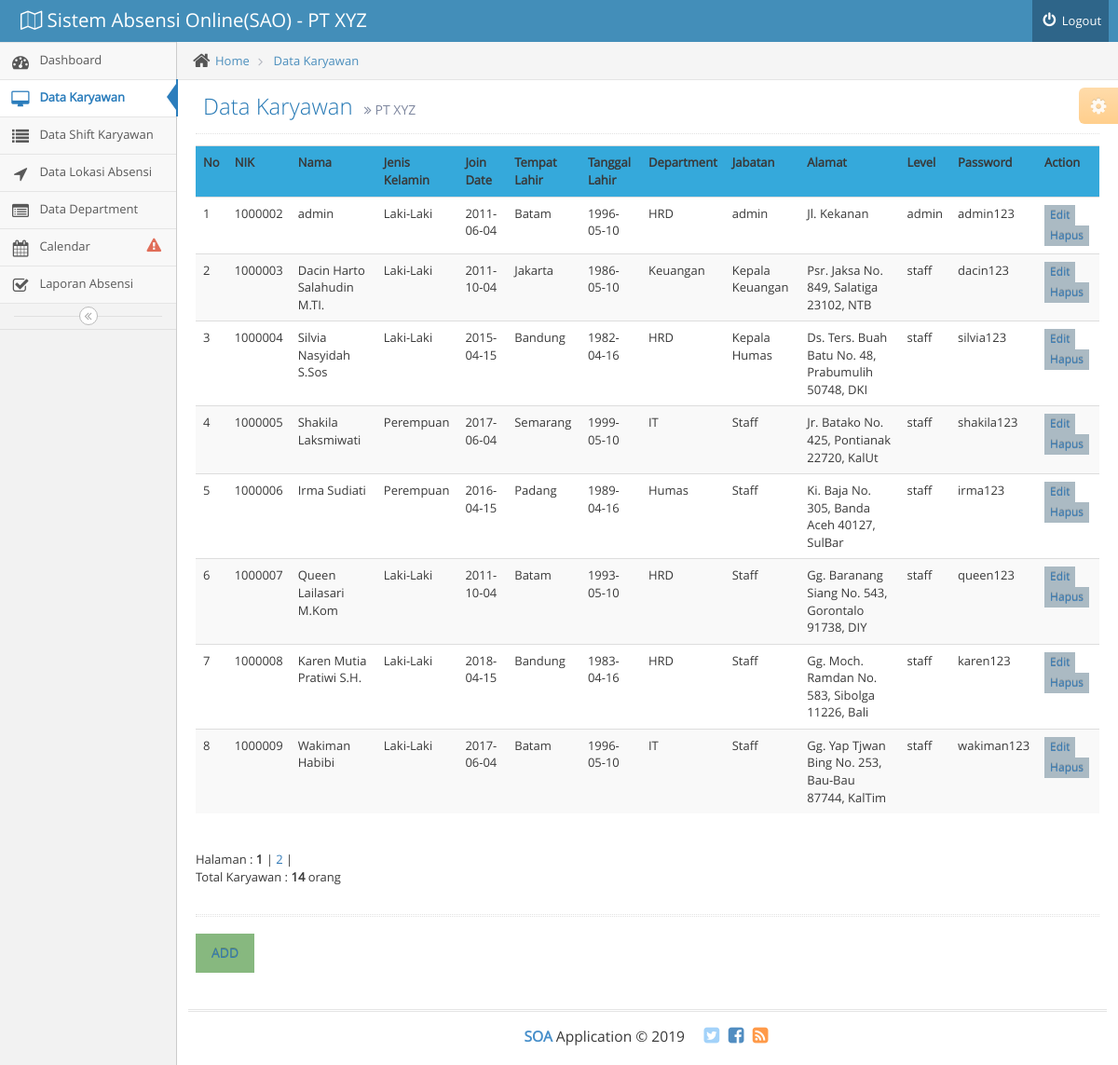
Page /admin/data_karyawan.php (signed in) on the committed database.
### tables this page shows
CREATE TABLE `karyawan` (
  `nik` int(7) NOT NULL,
  `nama` varchar(50) NOT NULL,
  `jenis_kelamin` varchar(50) NOT NULL,
  `join_date` date NOT NULL,
  `tempat_lahir` varchar(50) NOT NULL,
  `tanggal_lahir` date NOT NULL,
  `id_department` int(7) NOT NULL,
  `alamat` varchar(50) NOT NULL,
  `jabatan` varchar(50) NOT NULL,
  `level` varchar(50) NOT NULL,
  `password` varchar(50) NOT NULL
);

CREATE TABLE `department` (
  `id_department` int(7) NOT NULL,
  `nama_department` varchar(50) NOT NULL
);

### admin/data_karyawan.php (the view, shortened to what this page needs)
<!DOCTYPE html>
<html lang="en">
	<head>
		<link rel="stylesheet" href="../assets/css/bootstrap.min.css" />
		<link rel="stylesheet" href="../assets/font-awesome/4.5.0/css/font-awesome.min.css" />
		<link rel="stylesheet" href="../assets/css/ace.min.css" class="ace-main-stylesheet" id="main-ace-style" />
		<link rel="stylesheet" href="../assets/css/ace-skins.min.css" />
		<link rel="stylesheet" href="../assets/css/ace-rtl.min.css" />
		<?php
		include"../koneksi.php";
		?>
	</head>
	<body class="no-skin">
		<div id="navbar" class="navbar navbar-default          ace-save-state">
			<div class="navbar-container ace-save-state" id="navbar-container">
				<div class="navbar-header pull-left">
					<a href="index.php" class="navbar-brand">
						<small>
							<i class="ace-icon fa fa-map-o"></i>
							Sistem Absensi Online(SAO) - PT XYZ
						</small>
					</a>
				</div>
				<div class="navbar-buttons navbar-header pull-right" role="navigation">
					<ul class="nav ace-nav">
						<li>
							<a href="logout.php">
								<i class="ace-icon fa fa-power-off"></i>
								Logout
							</a>
						</li>
					</ul>
				</div>
			</div>
		</div>
		<div class="main-container ace-save-state" id="main-container">
			<div id="sidebar" class="sidebar                  responsive                    ace-save-state">
				<ul class="nav nav-list">
					<li class="">
						<a href="index.php">
							<i class="menu-icon fa fa-tachometer"></i>
							<span class="menu-text"> Dashboard </span>
						</a>
					</li>
					<li class="active">
						<a href="data_karyawan.php">
							<i class="menu-icon fa fa-desktop"></i>
							<span class="menu-text">
								Data Karyawan
							</span>
						</a>
					<li class="">
						<a href="data_shift_karyawan.php">
							<i class="menu-icon fa fa-list"></i>
							<span class="menu-text"> Data Shift Karyawan </span>
						</a>
					<li class="">
						<a href="data_lokasi_absensi.php">
							<i class="menu-icon fa fa-location-arrow"></i>
							<span class="menu-text"> Data Lokasi Absensi </span>
						</a>
					<li class="">
						<a href="data_department.php">
							<i class="menu-icon fa fa-list-alt"></i>
							<span class="menu-text"> Data Department </span>
						</a>
					</li>
					<li class="">
						<a href="calendar.php">
							<i class="menu-icon fa fa-calendar"></i>
							<span class="menu-text">
								Calendar
								<span class="badge badge-transparent tooltip-error" title="See Important Events">
									<i class="ace-icon fa fa-exclamation-triangle red bigger-130"></i>
								</span>
							</span>
						</a>
					</li>
					<li class="">
						<a href="laporan_absensi.php">
							<i class="menu-icon  fa fa-check-square-o"></i>
							<span class="menu-text">
								Laporan Absensi
							</span>
						</a>
					</li>
				</ul>
				<div class="sidebar-toggle sidebar-collapse" id="sidebar-collapse">
					<i id="sidebar-toggle-icon" class="ace-icon fa fa-angle-double-left ace-save-state" data-icon1="ace-icon fa fa-angle-double-left" data-icon2="ace-icon fa fa-angle-double-right"></i>
				</div>
			</div>
			<div class="main-content">
				<div class="main-content-inner">
					<div class="breadcrumbs ace-save-state" id="breadcrumbs">
						<ul class="breadcrumb">
							<li>
								<i class="ace-icon fa fa-home home-icon"></i>
								<a href="#">Home</a>
							</li>
							<li>
								<a href="#">Data Karyawan</a>
							</li>
						</ul>
					</div>
					<div class="page-content">
						<div class="ace-settings-container" id="ace-settings-container">
							<div class="btn btn-app btn-xs btn-warning ace-settings-btn" id="ace-settings-btn">
								<i class="ace-icon fa fa-cog bigger-130"></i>
							</div>
						</div>
						<div class="page-header">
							<h1>
								Data Karyawan
								<small>
									<i class="ace-icon fa fa-angle-double-right"></i>
									PT XYZ
								</small>
							</h1>
						</div>
						<div class="row">
							<div class="col-xs-12">
<div class="table-responsive">
								<table class="table table-striped">
    					<tr style="background: #35A9DB;">
								<th class="th-sm">No</th>
								<th class="th-sm">NIK</th>
				        <th class="th-sm">Nama</th>
				        <th class="th-sm">Jenis Kelamin</th>
				        <th class="th-sm">Join Date</th>
				        <th class="th-sm">Tempat Lahir</th>
				        <th class="th-sm">Tanggal Lahir</th>
				        <th class="th-sm">Department</th>
				        <th class="th-sm">Jabatan</th>
				        <th class="th-sm">Alamat</th>
				        <th class="th-sm">Level</th>
				        <th class="th-sm">Password</th>
								<th class="th-sm">Action</th>
							</tr>
    <?php
	$batas   = 8;
	$halaman = @$_GET['halaman'];
	if(empty($halaman)){
		$posisi  = 0;
		$halaman = 1;
	}
	else{
	  $posisi  = ($halaman-1) * $batas;
	}
    $karyawan = mysqli_query($koneksi, "SELECT karyawan.nik, karyawan.nama,karyawan.jenis_kelamin,karyawan.join_date,karyawan.tempat_lahir,karyawan.tanggal_lahir,department.nama_department,karyawan.jabatan,karyawan.alamat,karyawan.level,karyawan.password FROM `karyawan` LEFT JOIN department ON karyawan.id_department=department.id_department LIMIT $posisi,$batas");
		$nomor=$posisi+1;
    while($d = mysqli_fetch_array($karyawan)){
				?>
			<tr>
				<td><?php echo $nomor; ?></td>
				<td><?php echo $d['nik']; ?></td>
				<td><?php echo $d['nama']; ?></td>
				<td><?php echo $d['jenis_kelamin']; ?></td>
				<td><?php echo $d['join_date']; ?></td>
				<td><?php echo $d['tempat_lahir']; ?></td>
				<td><?php echo $d['tanggal_lahir']; ?></td>
				<td><?php echo $d['nama_department']; ?></td>
				<td><?php echo $d['jabatan']; ?></td>
				<td><?php echo $d['alamat']; ?></td>
				<td><?php echo $d['level']; ?></td>
				<td><?php echo $d['password']; ?></td>
				<td><button class="btn btn-minier btn-reload">
			<?php echo	"<a href='edit_data_karyawan.php?nik=$d[nik]'>
					Edit
				</a>"
				?></button><button class="btn btn-minier btn-reload">
				<?php echo	"<a href='hapus_data_karyawan.php?nik=$d[nik]'>
						Hapus
					</a>"
					?></button>
				</td>
			</tr>
			<?php
        $nomor++;
    }
    ?>
</table>
<?php
$query2     = mysqli_query($koneksi, "select * from karyawan");
$jmldata    = mysqli_num_rows($query2);
$jmlhalaman = ceil($jmldata/$batas);
echo "<br> Halaman : ";
for($i=1;$i<=$jmlhalaman;$i++)
if ($i != $halaman){
	echo " <a href=\"data_karyawan.php?halaman=$i\">$i</a> | ";
}
else{
	echo " <b>$i</b> | ";
}
echo "<p>Total Karyawan : <b>$jmldata</b> orang</p>";
 ?>
</div>
								<div class="row">
									<div class="col-xs-12">
									</div>
								</div>
								<div class="hr hr-18 dotted hr-double"></div>
								<div class="row">
									<div class="col-xs-12">
										<button class="btn btn-success">
											<a href='tambah_data_karyawan.php'>
													ADD
												</a>
										</button>
									</div>
								</div>
							</div>
						</div>
					</div>
				</div>
			</div>
			<div class="footer">
				<div class="footer-inner">
					<div class="footer-content">
						<span class="bigger-120">
							<span class="blue bolder">SOA</span>
							Application &copy; 2019
						</span>
						<span class="action-buttons">
							<a href="#">
								<i class="ace-icon fa fa-twitter-square light-blue bigger-150"></i>
							</a>
							<a href="#">
								<i class="ace-icon fa fa-facebook-square text-primary bigger-150"></i>
							</a>
							<a href="#">
								<i class="ace-icon fa fa-rss-square orange bigger-150"></i>
							</a>
						</span>
					</div>
				</div>
			</div>
		</div>
	</body>
</html>

### rows in the picture
karyawan: nik "1000002", nama "admin", jenis_kelamin "Laki-Laki", join_date "2011-06-04", tempat_lahir "Batam", tanggal_lahir "1996-05-10", id_department.nama_department "HRD", jabatan "admin", alamat "Jl. Kekanan", level "admin", password "admin123"
karyawan: nik "1000003", nama "Dacin Harto Salahudin M.TI.", jenis_kelamin "Laki-Laki", join_date "2011-10-04", tempat_lahir "Jakarta", tanggal_lahir "1986-05-10", id_department.nama_department "Keuangan", jabatan "Kepala Keuangan", alamat "Psr. Jaksa No. 849, Salatiga 23102, NTB", level "staff", password "dacin123"
karyawan: nik "1000004", nama "Silvia Nasyidah S.Sos", jenis_kelamin "Laki-Laki", join_date "2015-04-15", tempat_lahir "Bandung", tanggal_lahir "1982-04-16", id_department.nama_department "HRD", jabatan "Kepala Humas", alamat "Ds. Ters. Buah Batu No. 48, Prabumulih 50748, DKI", level "staff", password "silvia123"
karyawan: nik "1000005", nama "Shakila Laksmiwati", jenis_kelamin "Perempuan", join_date "2017-06-04", tempat_lahir "Semarang", tanggal_lahir "1999-05-10", id_department.nama_department "IT", jabatan "Staff", alamat "Jr. Batako No. 425, Pontianak 22720, KalUt", level "staff", password "shakila123"
karyawan: nik "1000006", nama "Irma Sudiati", jenis_kelamin "Perempuan", join_date "2016-04-15", tempat_lahir "Padang", tanggal_lahir "1989-04-16", id_department.nama_department "Humas", jabatan "Staff", alamat "Ki. Baja No. 305, Banda Aceh 40127, SulBar", level "staff", password "irma123"
karyawan: nik "1000007", nama "Queen Lailasari M.Kom", jenis_kelamin "Laki-Laki", join_date "2011-10-04", tempat_lahir "Batam", tanggal_lahir "1993-05-10", id_department.nama_department "HRD", jabatan "Staff", alamat "Gg. Baranang Siang No. 543, Gorontalo 91738, DIY", level "staff", password "queen123"
karyawan: nik "1000008", nama "Karen Mutia Pratiwi S.H.", jenis_kelamin "Laki-Laki", join_date "2018-04-15", tempat_lahir "Bandung", tanggal_lahir "1983-04-16", id_department.nama_department "HRD", jabatan "Staff", alamat "Gg. Moch. Ramdan No. 583, Sibolga 11226, Bali", level "staff", password "karen123"
karyawan: nik "1000009", nama "Wakiman Habibi", jenis_kelamin "Laki-Laki", join_date "2017-06-04", tempat_lahir "Batam", tanggal_lahir "1996-05-10", id_department.nama_department "IT", jabatan "Staff", alamat "Gg. Yap Tjwan Bing No. 253, Bau-Bau 87744, KalTim", level "staff", password "wakiman123"

### other values in the picture
$jmldata "14"
